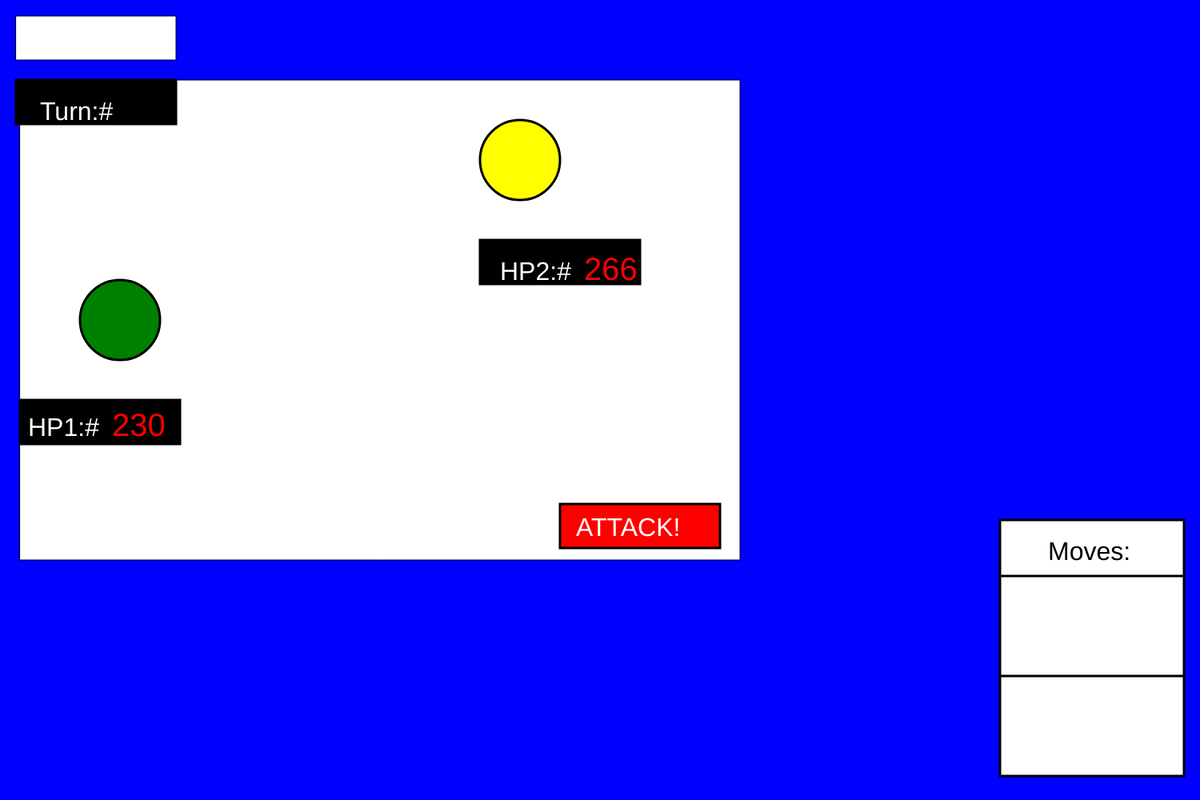
Frame 1 (no input)
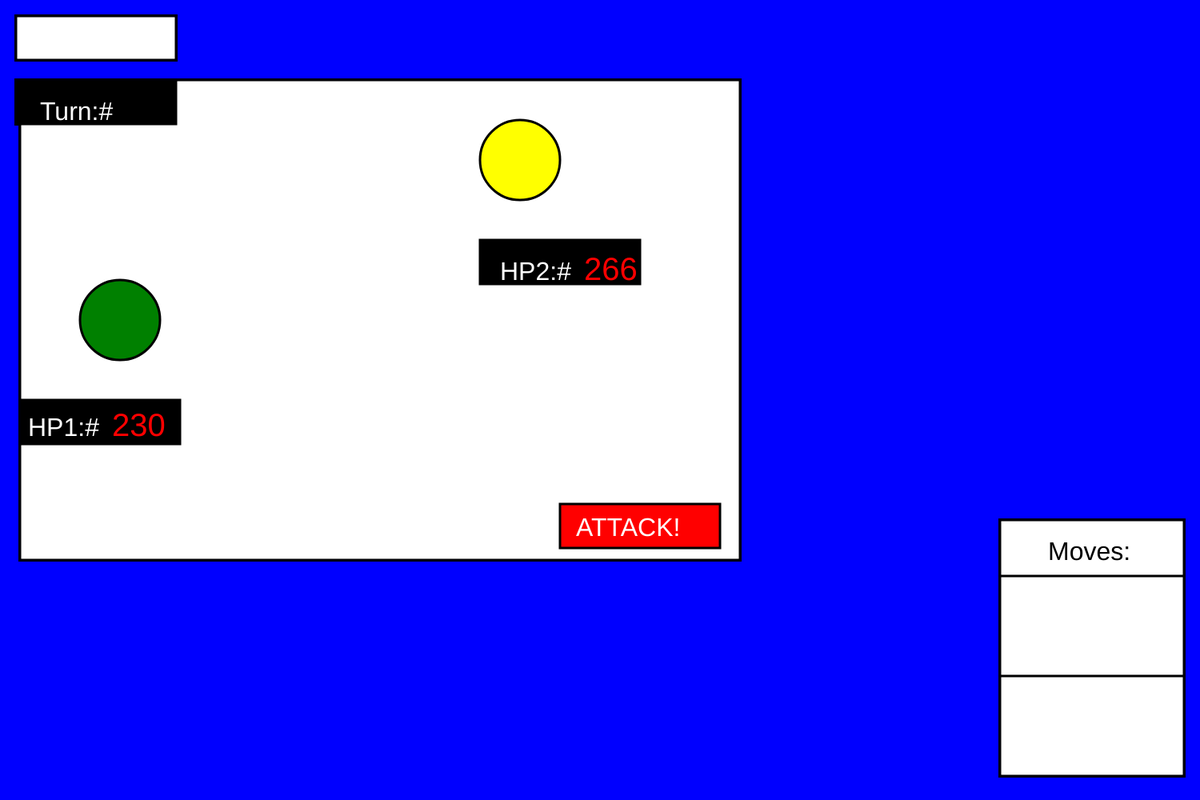
Frame 60 (no input)
Frame 120 (the mouse pressed at the canvas centre since frame 60): identical to frame 60, image omitted

The p5.js sketch that drew these frames (run headless with seeded random() and noise() and a simulated clock; from frame 60 on, the mouse is pressed at the canvas centre):

// p5.js sketch
// ── sketch.js
function setup() {
  createCanvas(1500, 1000);
  background("blue");
  function pokemon(name, move1, move2, hp, attack)
{
    this.name = name;
    this.move1 = move1;
    this.move2 = move2;
    this.hp = hp;
    this.attack = attack;
    

} 
    var charizard = {"name" : "Charizard",
    "move1": "Fire Blast","move2":"FlameThrower",
    "hp" : 266, "attack": 84};
    var pikachu = {"name": "Pikachu",
    "move1": "Iron Tail","move2":"Thunder Bolt",
    "hp": 150, "attack": 95};
    var chHp = charizard.hp;
    
    

}
 function draw(){
     fill("white");
     rect(20, 20, 200, 55);

                     fill("white");
                    rect(25,100,900,600);
                    strokeWeight(3);

                fill("black");
                rect(20,100,200,55)
    
                        textSize(32);
                        fill("white");
                        text("Turn:#", 50, 150);

                fill("black");
                 rect(25,500,200,55)

                            fill("black");
                            rect(600,300,200,55)

    fill("green");
    ellipse(150, 400, 100, 100);

    fill("yellow");
    ellipse(650, 200, 100, 100);


fill("red");
    rect(700,630,200,55)

    textSize(32);
      fill("white");
     text("ATTACK!", 720, 670);
     
     fill("white");
    rect(1250,650,230,320);
        textSize(32);
        fill("black");
        text("Moves:",1310,700);
        line(1250,720,1480,720);
        line(1250,845,1480,845);
    textSize(32);
      fill("white");
     text("HP1:#",35, 545);
    textSize(32);
      fill("white");
     text("HP2:#", 625, 350);
     
     

     
    textSize(40);
    fill("red");
    text(chHp,730, 350);

    textSize(40);
    fill("red");
    text(pikHp,140, 545);
    
    
}       
    function pokemon(name, move1, move2, hp, attack)
{
    this.name = name;
    this.move1 = move1;
    this.move2 = move2;
    this.hp = hp;
    this.attack = attack;
    
} 
    var charizard = {"name" : "Charizard",
    "move1": "Fire Blast","move2":"FlameThrower",
    "hp" : 266, "attack": 84};
    var pikachu = {"name": "Pikachu",
    "move1": "Iron Tail","move2":"Thunder Bolt",
    "hp": 230, "attack": 95};
    var chHp = charizard.hp;
    var pikHp = pikachu.hp;
    var pikAttack = pikachu.attack;
function mouseClicked(){
    if (mouseX > 700 && mouseX < 900 && mouseY > 630 && mouseY < 685){
        console.log("Charizard's was decreased by 95!");
        chHp = chHp - pikAttack;
    
        (chHp<=0 && chHp == 0)
        console.log("Charizard has fainted!");
    }    
    return false;    

}
